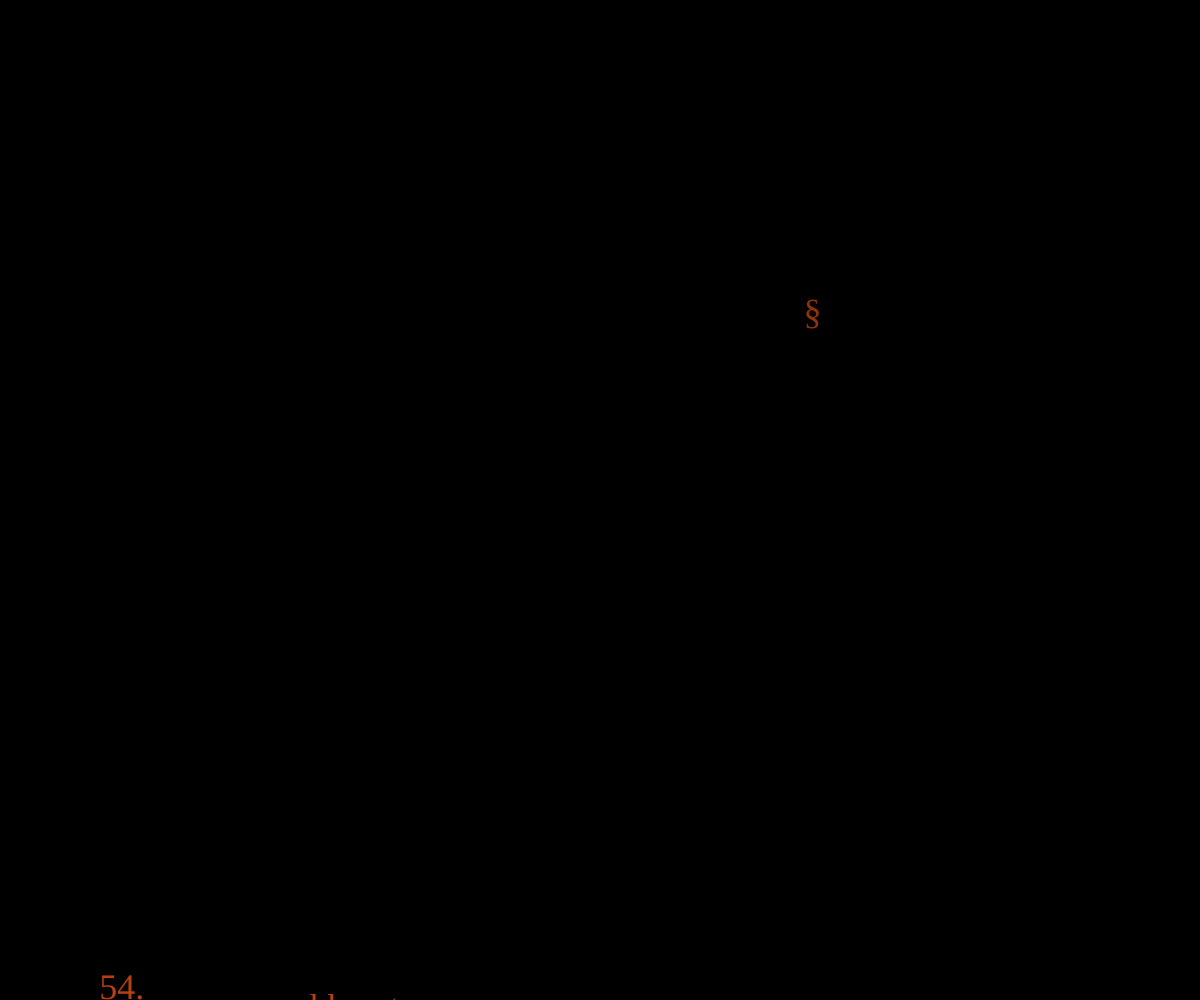
Frame 1 (no input)
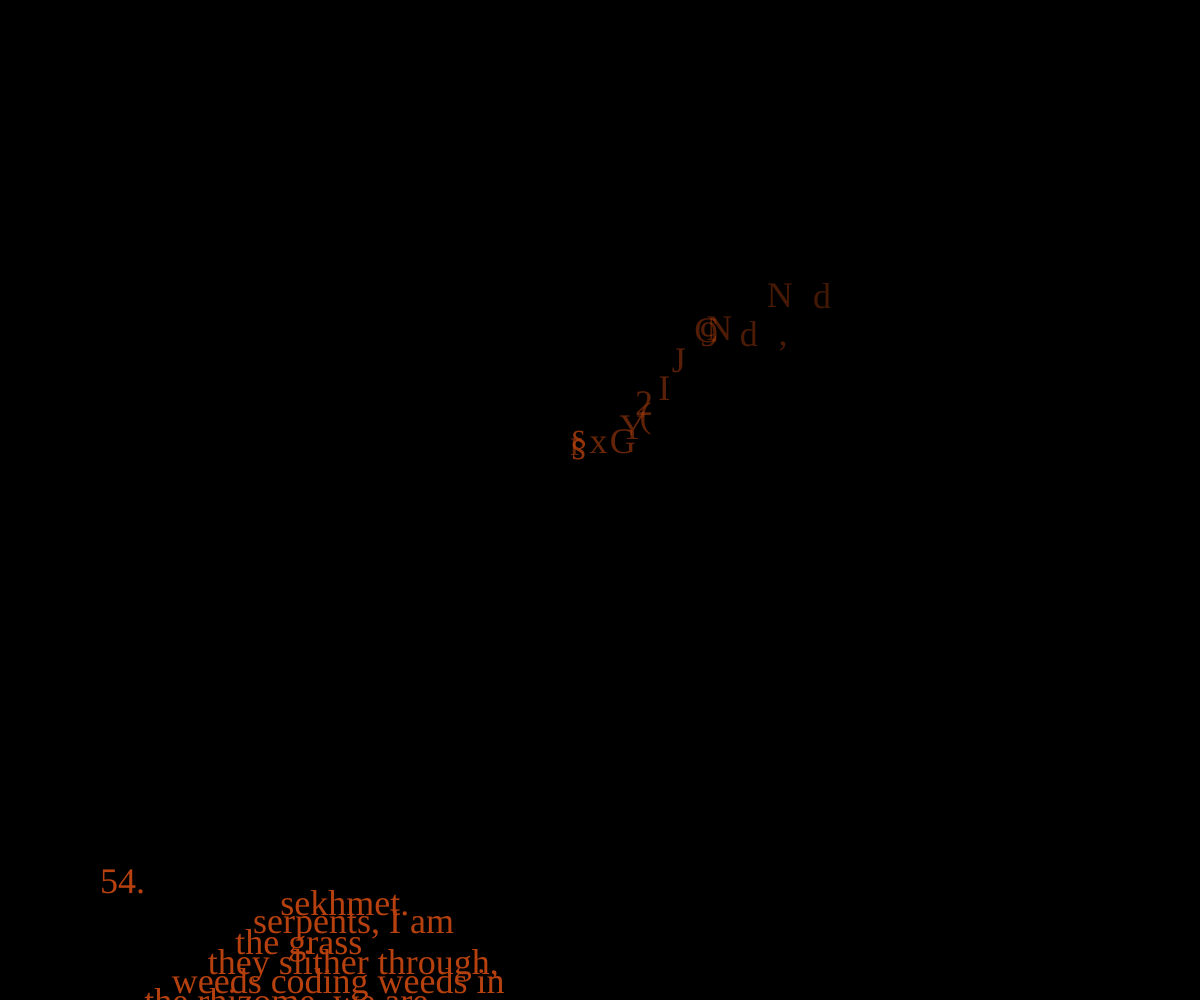
Frame 60 (no input)
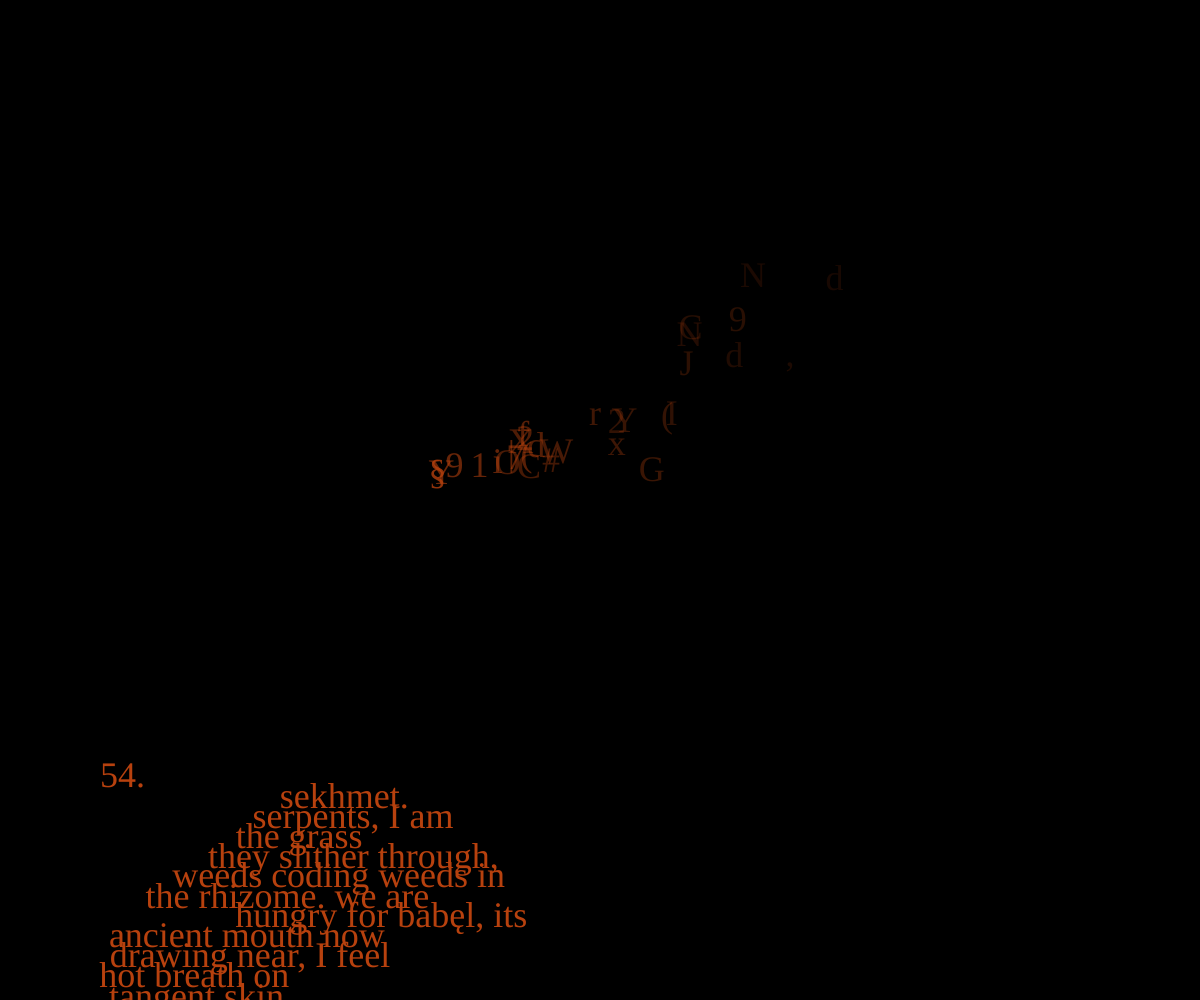
Frame 120 (the mouse pressed at the canvas centre since frame 60)

The p5.js sketch that drew these frames (run headless with seeded random() and noise() and a simulated clock; from frame 60 on, the mouse is pressed at the canvas centre):

// p5.js sketch
// ── sketch.js
let letters = [];
let instructions = [];
let margin = 100; 
let roamer = { x: 1, y: 0, t: 0, char: '§' };

let poem = `54.
                    sekhmet. 
                 serpents, I am 
               the grass 
            they slither through, 
        weeds coding weeds in 
     the rhizome. we are 
   hungry for babęl, its 
 ancient mouth now 
 drawing near, I feel 
hot breath on 
 tangent skin, 
diamonds push 
 across in 
  dataframe time. 
   this sunset meets 
     like lips 
      on the 
       corners of 
         thighs 
          in the 
            corners of
             the stareyes 
               of night. 
               glaring, 
               hung low. 
              dark and under, I am 
           rising 
        to meet 
       you 
     once 
   again. 

55. Some are fiction in the 
              frame. I've known shame as
             the hustle of needs 
         grows on you. You 
        get up because moving is what you do 
     what keeps you safe. And 
  that's the lick, you buy in 
 and run your trade, or they're sure 
to take 
 You down 
   hades way. 

556. 
       five 
           five 
               six. 
                she was in love 
               with the letters and the 
             lattice working they shaped, 
           as tongues toed edges of 
         occult sighs to sigils claim 
    and calling out to old gods of seas 
now lost tectonically. letters hit 
a dream mode and there is 
no light no lie no confession 
  that sparks the heart more 
      than a truth unearthed, 
          a secret apparatus 
            in the pit 
                of your 
                    palm.`;

function setup() {
  createCanvas(windowWidth, windowHeight);
  textFont('garamond');
  textSize(36);
  
  roamer.x = width / 5;
  roamer.y = height / 5;

  spawnInstructions(poem);
}

function draw() {
  // Keeps the canvas locked to the screen
  let canvas = document.querySelector('canvas');
  if (canvas) {
    canvas.style.position = 'fixed';
    canvas.style.top = '0';
    canvas.style.left = '0';
  }
  
  background(0);

  // 1. ROAMER LOGIC
  roamer.x = noise(roamer.t) * width;
  roamer.y = noise(roamer.t + 500) * height;
  roamer.t += 0.005;

  // Trail
  if (frameCount % 4 === 0) {
    letters.push({
      char: String.fromCharCode(33 + floor(random(93))),
      x: roamer.x,
      y: roamer.y,
      vx: random(-0.5, 0.5),
      vy: random(-0.5, 0.5),
      alpha: 150 
    });
  }

  fill(183, 65, 14, 200);
  text(roamer.char, roamer.x, roamer.y);

  // 2. POEM LOGIC (The Rising Loop)
  for (let i = instructions.length - 1; i >= 0; i--) {
    let inst = instructions[i];
    
    // DRIFT SPEED: Keep this low for a "long" feeling
    inst.y -= 1.77; 

    let dRoamer = dist(inst.x + (textWidth(inst.txt)/2), inst.y, roamer.x, roamer.y);
    let dMouse = dist(inst.x + (textWidth(inst.txt)/2), inst.y, mouseX, mouseY);
    
    let lineJitter = 0.8; 
    let triggerDist = 120;

    if (dRoamer < triggerDist || dMouse < triggerDist) {
      let closestD = min(dRoamer, dMouse);
      lineJitter = map(closestD, triggerDist, 0, 0.8, 50); 
      inst.alpha -= 5; 
    } else {
      // SLOW NATURAL FADE: This allows the "page" to last longer
      inst.alpha -= 0.1; 
    }

    fill(183, 65, 14, inst.alpha);
    
    let jX = random(-lineJitter, lineJitter);
    let jY = random(-lineJitter, lineJitter);

    let glitchX = 0;
    if (frameCount % 60 === 0 && random(1) > 0.97) {
      glitchX = random(-200, 200); 
    }
    
    text(inst.txt, inst.x + glitchX + jX, inst.y + jY);
    
    // Remove if faded or gone far off the top
    if (inst.alpha <= 0 || inst.y < -100) {
      instructions.splice(i, 1);
    }
  }

  // 3. TRAIL LOGIC
  for (let i = letters.length - 1; i >= 0; i--) {
    let l = letters[i];
    l.x += l.vx;
    l.y += l.vy;
    l.alpha -= 1;
    fill(183, 65, 14, l.alpha); 
    text(l.char, l.x, l.y);
    if (l.alpha <= 0) letters.splice(i, 1);
  }

  // 4. LOOPING: When the last line is gone, start over
  if (instructions.length === 0) {
    spawnInstructions(poem);
  }
}

function spawnInstructions(content) {
  let lines = content.split('\n');
  
  // LINE HEIGHT: Setting this to 100 makes the "page" feel much longer
  let lineHeight = 20; 
  
  for (let j = 0; j < lines.length; j++) {
    instructions.push({
      txt: lines[j],
      x: margin,
      // Start below the screen and stack them deep
      y: height + (j * lineHeight), 
      // Higher Alpha means the lines survive the slow climb better
      alpha: 1000 
    });
  }
}

function windowResized() {
  resizeCanvas(windowWidth, windowHeight);
}
